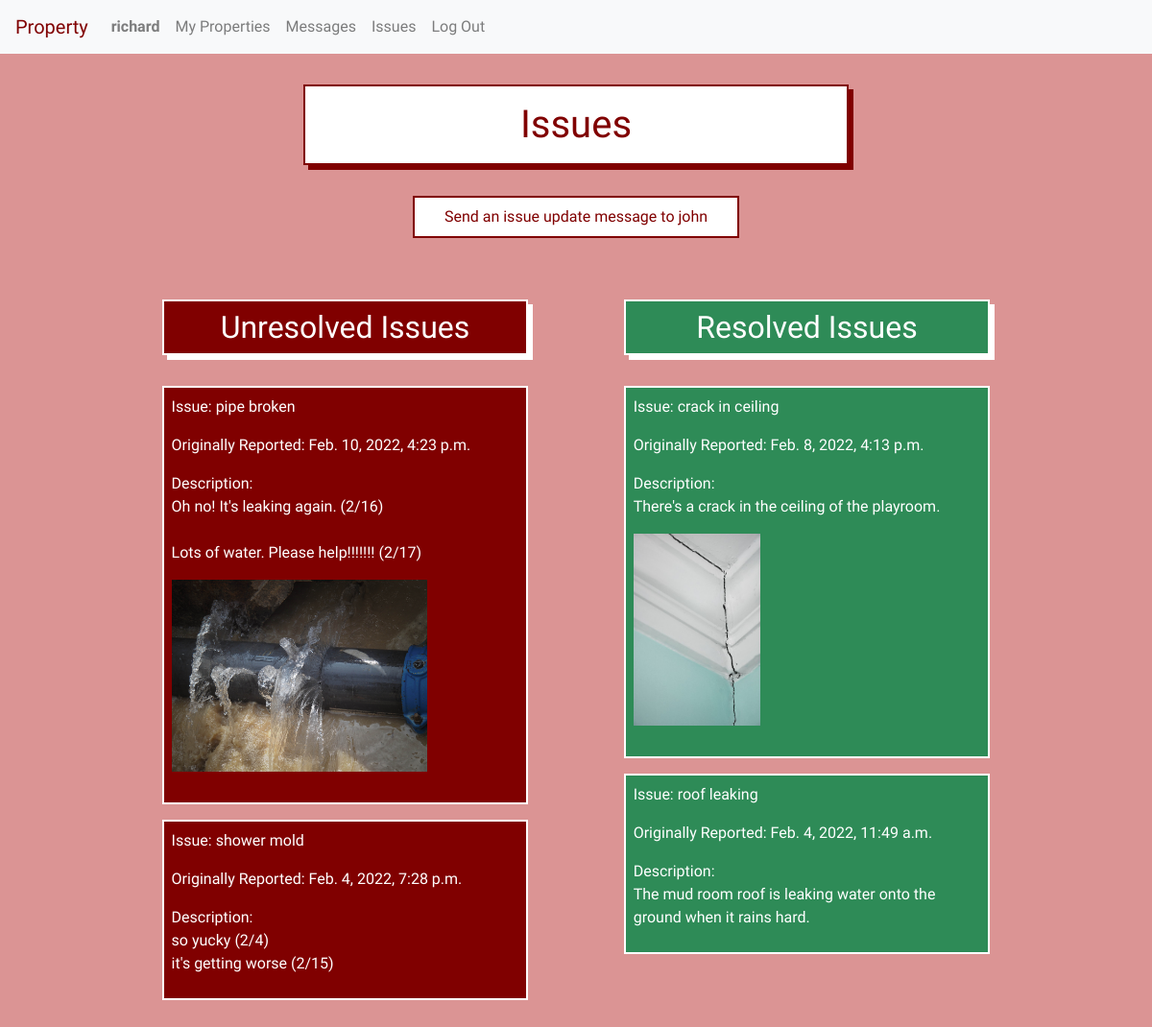
The page /unit_issues/3 (signed in) on the database as committed earlier.
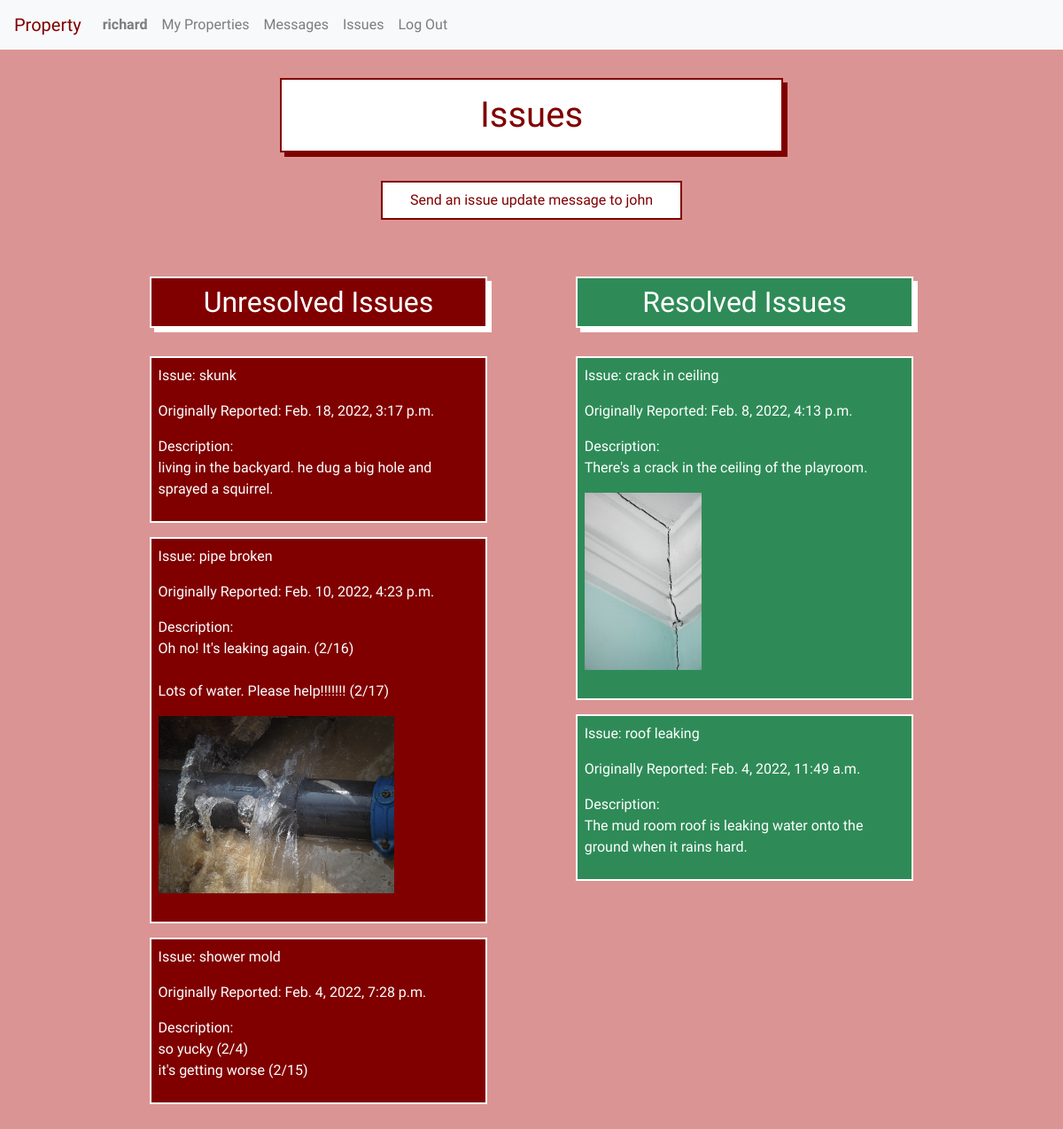
The same page on the database as committed later.
### property/models.py (models this page shows, shortened)
class User(AbstractUser):
    tenant = models.BooleanField(default=True)
    manager = models.BooleanField(default=False)
    profile_picture = models.ImageField(blank=True, null=True, upload_to='profile_images/')

class Unit(models.Model):
    manager = models.ForeignKey(User, on_delete=models.CASCADE, related_name="managers")
    tenant = models.ForeignKey(User, on_delete=models.CASCADE, related_name="tenants", blank=True, null=True)
    address = models.CharField(max_length=200)
    image = models.ImageField(blank=True, upload_to='unit_images/')
    lease = models.FileField(blank=True, upload_to='leases/')

class Issue(models.Model):
    unit_id = models.ForeignKey(Unit, on_delete=models.CASCADE, related_name="issues")
    image = models.ImageField(blank=True, upload_to='issue_images/')
    title = models.CharField(max_length=50)
    description = models.TextField(max_length=1000, null=False, blank=False)
    time_created = models.DateTimeField(default=timezone.now)
    resolved = models.BooleanField(default=False)

### property/views.py (the view)
# urls.py: path("unit_issues/<int:unit_id>", views.unit_issues, name="unit_issues"),
@login_required
def unit_issues(request, unit_id):
    if request.method == "GET":
        unit = Unit.objects.get(id=unit_id)
        resolved_issues = Issue.objects.filter(unit_id=unit.id).filter(resolved=True).order_by('-time_created')
        unresolved_issues = Issue.objects.filter(unit_id=unit.id).filter(resolved=False).order_by('-time_created')
        return render(request, 'property/unit_issues.html', {
            "resolved_issues": resolved_issues,
            "unresolved_issues": unresolved_issues,
            "unit": unit
        })
    else:
        return render(request, 'property/error.html')

### property/templates/property/unit_issues.html (shortened to what this page needs)
{% extends "property/layout.html" %}
{% load static %}
{% block body %}
<h1>Issues</h1>
{% if user.is_authenticated %}
    {% if user == unit.manager or user == unit.tenant %}
    {% if user.manager %}
        <button id="issues_dropdown_button" class="show_send_a_message_form">Send an issue update message to {{unit.tenant}}</button><br>
    {% endif %}
        <div class="inline-child">
            <h2 id="unresolved_header">Unresolved Issues</h2>
            <div class="unresolved-issues">
            {% for issue in unresolved_issues %}
                <div class="unresolved-item">
                    <p>Issue: {{issue.title}}</p>
                    <p>Originally Reported: {{issue.time_created}}</p>
                    <div id="original_issue_description_{{issue.id}}">
                        <p id="current_issue_description_{{issue.id}}">Description:<br>{{issue.description|linebreaksbr}}</p>
                    </div>
                    {% if issue.image %}
                    <div class="issue_image">
                        <img src="{{ issue.image.url }}" alt="{{ issue.title }}" height=200>
                        <br><br>
                    </div>
                    {% endif %}
                </div>
            {% endfor %}
            </div>
        </div>
        <div class="inline-child">
            <h2 id="resolved_header">Resolved Issues</h2>
            <div class="resolved-issues">
            {% for issue in resolved_issues %}
                <div class="resolved-item">
                    <p>Issue: {{issue.title}}</p>
                    <p>Originally Reported: {{issue.time_created}}</p>
                    <p>Description:<br>{{issue.description|linebreaksbr}}</p>
                    {% if issue.image %}
                    <div class="issue_image">
                        <img src="{{ issue.image.url }}" alt="{{ issue.title }}" height=200>
                        <br><br>
                    </div>
                    {% endif %}
                </div>
            {% endfor %}
            </div>
        </div>
    {% else %}
    <br><br>You don't have permission to view this page.
    {% endif %}
{% else %}
<br><br>You don't have permission to view this page.
{% endif %}
{% endblock %}

### property/templates/property/layout.html (shortened to what this page needs)
{% load static %}
<!DOCTYPE html>
<html lang="en">
    <head>
        <link rel="stylesheet" href="https://stackpath.bootstrapcdn.com/bootstrap/4.3.1/css/bootstrap.min.css">
        <link href="{% static 'property/styles.css' %}" rel="stylesheet">
    </head>
    <body>
        {% if user.is_authenticated %}
        <nav class="navbar sticky-top navbar-expand-lg navbar-light bg-light">
            <a id="property" class="navbar-brand" href="{% url 'index' %}">Property</a>
            <div class="collapse navbar-collapse" id="navbarTogglerDemo02">
              <ul class="navbar-nav mr-auto mt-2 mt-lg-0">
                <li class="nav-item">
                    <a class="nav-link" href="{% url 'profile' %}"><strong>{{ user.username }}</strong></a>
                </li>
                {% if user.manager %}
                <li class="nav-item">
                    <a class="nav-link" href="{% url 'index' %}">My Properties</a>
                </li>
                {% endif %}
                <li class="nav-item">
                    <a id="messages_nav" class="nav-link" href="{% url 'messages' %}">Messages</a>
                </li>
                <li class="nav-item">
                    <a id="issues_nav" class="nav-link" href="{% url 'issues' %}">Issues</a>
                </li>
                <li class="nav-item">
                    <a class="nav-link" href="{% url 'logout' %}">Log Out</a>
                </li>
              </ul>
            </div>
          </nav>
        {% endif %}
        <div class="body">
        {% block body %}
        {% endblock %}
        </div>
    </body>
</html>

### property/static/property/styles.css (style rules this page uses)
:root { --blue: rgb(60, 108, 196); --lightblue: rgb(127, 167, 241); }
body { background-color: rgb(219, 148, 148); color: maroon; font-family: 'Yusei Magic', sans-serif; }
#property { color: maroon; }
a { text-decoration: none !important; }
.body { padding: 2rem; text-align: center; }
h1 { padding: 1rem; margin-bottom: 1rem; margin: auto; text-align: center; border: maroon solid 2px; background-color: white; color: maroon; display: block; box-shadow: 5px 5px; width: 50%; min-width: 350px; }
.issue_image > img { max-width: 30vw; max-height: 400px; }
.inline-child { display: inline-block; width: 42%; min-width: 250px; vertical-align: top; margin-top: 1rem; }
.show_send_a_message_form, .show_report_an_issue_form, .add-property-link { padding: 0.5rem; margin: auto; width: 30%; min-width: 200px; margin-bottom: 2rem; margin-top: 2rem; text-align: center; border: maroon solid 2px; background-color: white; color: maroon; }
h2 { padding: 0.5rem; margin: auto; width: 80%; min-width: 250px; margin-bottom: 2rem; margin-top: 1rem; text-align: center; border: white solid 2px; color: white; box-shadow: white 5px 5px; }
#unresolved_header { background-color:maroon; }
#resolved_header { background-color: seagreen; }
.unresolved-item { padding: .5rem; margin: auto; width: 80%; min-width: 250px; margin-bottom: 1rem; text-align: left; border: white solid 2px; background-color:maroon; color: white; display: block; }
.resolved-item { padding: .5rem; margin: auto; width: 80%; min-width: 250px; margin-bottom: 1rem; text-align: left; border: white solid 2px; background-color: seagreen; color: white; display: block; }

Rows that differ between the two databases and show on the page:
added Issue: title "skunk", time_created "Feb. 18, 2022, 3:17 p.m.", description "living in the backyard. he dug a big hole and sprayed a squirrel.", shown under "Unresolved Issues"
